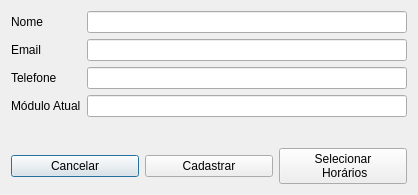
<?xml version="1.0" encoding="UTF-8"?>
<ui version="4.0">
 <class>CadastroAluno</class>
 <widget class="QDialog" name="CadastroAluno">
  <property name="geometry">
   <rect>
    <x>0</x>
    <y>0</y>
    <width>418</width>
    <height>195</height>
   </rect>
  </property>
  <property name="windowTitle">
   <string>Dialog</string>
  </property>
  <layout class="QHBoxLayout" name="horizontalLayout_2">
   <item>
    <layout class="QVBoxLayout" name="verticalLayout">
     <item>
      <layout class="QFormLayout" name="formLayout">
       <item row="0" column="0">
        <widget class="QLabel" name="nomeLabel">
         <property name="text">
          <string>Nome</string>
         </property>
        </widget>
       </item>
       <item row="0" column="1">
        <widget class="QLineEdit" name="nomeLineEdit"/>
       </item>
       <item row="1" column="0">
        <widget class="QLabel" name="emailLabel">
         <property name="text">
          <string>Email</string>
         </property>
        </widget>
       </item>
       <item row="1" column="1">
        <widget class="QLineEdit" name="emailLineEdit"/>
       </item>
       <item row="2" column="0">
        <widget class="QLabel" name="telefoneLabel">
         <property name="text">
          <string>Telefone</string>
         </property>
        </widget>
       </item>
       <item row="2" column="1">
        <widget class="QLineEdit" name="telefoneLineEdit"/>
       </item>
       <item row="3" column="0">
        <widget class="QLabel" name="moduloAtualLabel">
         <property name="text">
          <string>Módulo Atual</string>
         </property>
        </widget>
       </item>
       <item row="3" column="1">
        <widget class="QLineEdit" name="moduloAtualLineEdit"/>
       </item>
      </layout>
     </item>
     <item>
      <layout class="QHBoxLayout" name="horizontalLayout">
       <item>
        <widget class="QPushButton" name="botaoCancelarAluno">
         <property name="text">
          <string>Cancelar</string>
         </property>
        </widget>
       </item>
       <item>
        <widget class="QPushButton" name="botaoCadastrarAluno">
         <property name="text">
          <string>Cadastrar</string>
         </property>
        </widget>
       </item>
       <item>
        <widget class="QPushButton" name="botaoSelecionarHorariosAluno">
         <property name="text">
          <string>Selecionar 
 Horários</string>
         </property>
        </widget>
       </item>
      </layout>
     </item>
    </layout>
   </item>
  </layout>
 </widget>
 <resources/>
 <connections/>
</ui>
